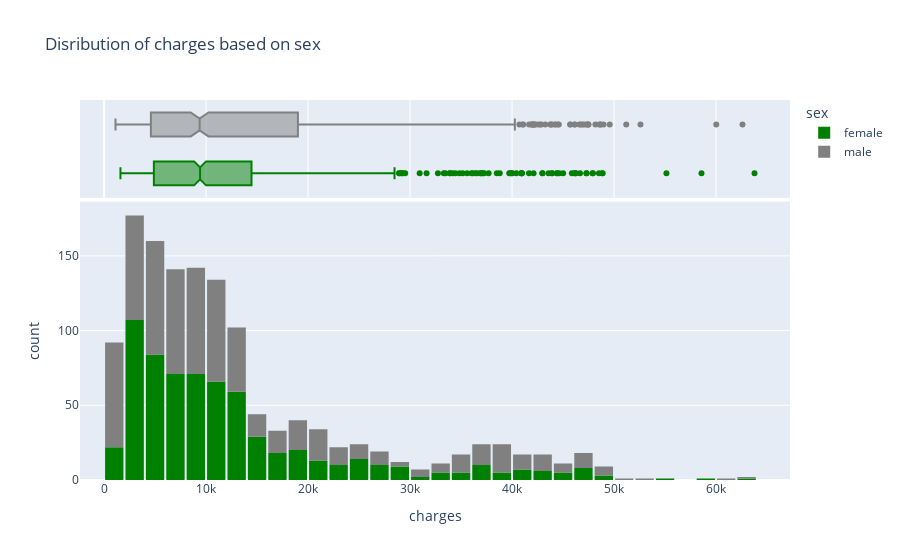

Notebook source saved alongside this figure:
### Code cell
fig=px.histogram(
    medical_df,
    x='charges',
    marginal='box',
    color='sex',
    color_discrete_sequence=['green','grey'],
    title='Disribution of charges based on sex'
)
fig.update_layout(bargap=0.1)
fig.show()

### Figure 1 — Plotly figure (JSON) as saved in the notebook; plotly's stock layout.template omitted (floating-point values rounded to 4 significant figures; data arrays with more than 128 entries replaced by an {"elided": "..."} marker saying what was removed)
{"data": [{"bingroup": "x", "hovertemplate": "sex=female<br>charges=%{x}<br>count=%{y}<extra></extra>", "legendgroup": "female", "marker": {"color": "green", "pattern": {"shape": ""}}, "name": "female", "orientation": "v", "showlegend": true, "type": "histogram", "x": {"elided": "662 float values"}, "xaxis": "x", "yaxis": "y"}, {"hovertemplate": "sex=female<br>charges=%{x}<extra></extra>", "legendgroup": "female", "marker": {"color": "green"}, "name": "female", "notched": true, "showlegend": false, "type": "box", "x": {"elided": "662 float values"}, "xaxis": "x2", "yaxis": "y2"}, {"bingroup": "x", "hovertemplate": "sex=male<br>charges=%{x}<br>count=%{y}<extra></extra>", "legendgroup": "male", "marker": {"color": "grey", "pattern": {"shape": ""}}, "name": "male", "orientation": "v", "showlegend": true, "type": "histogram", "x": {"elided": "676 float values"}, "xaxis": "x", "yaxis": "y"}, {"hovertemplate": "sex=male<br>charges=%{x}<extra></extra>", "legendgroup": "male", "marker": {"color": "grey"}, "name": "male", "notched": true, "showlegend": false, "type": "box", "x": {"elided": "676 float values"}, "xaxis": "x2", "yaxis": "y2"}], "layout": {"bargap": 0.1, "barmode": "relative", "legend": {"title": {"text": "sex"}, "tracegroupgap": 0}, "title": {"text": "Disribution of charges based on sex"}, "xaxis": {"anchor": "y", "domain": [0, 1], "title": {"text": "charges"}}, "xaxis2": {"anchor": "y2", "domain": [0, 1], "matches": "x", "showgrid": true, "showticklabels": false}, "yaxis": {"anchor": "x", "domain": [0, 0.7326], "title": {"text": "count"}}, "yaxis2": {"anchor": "x2", "domain": [0.7426, 1], "matches": "y2", "showgrid": false, "showline": false, "showticklabels": false, "ticks": ""}}}
